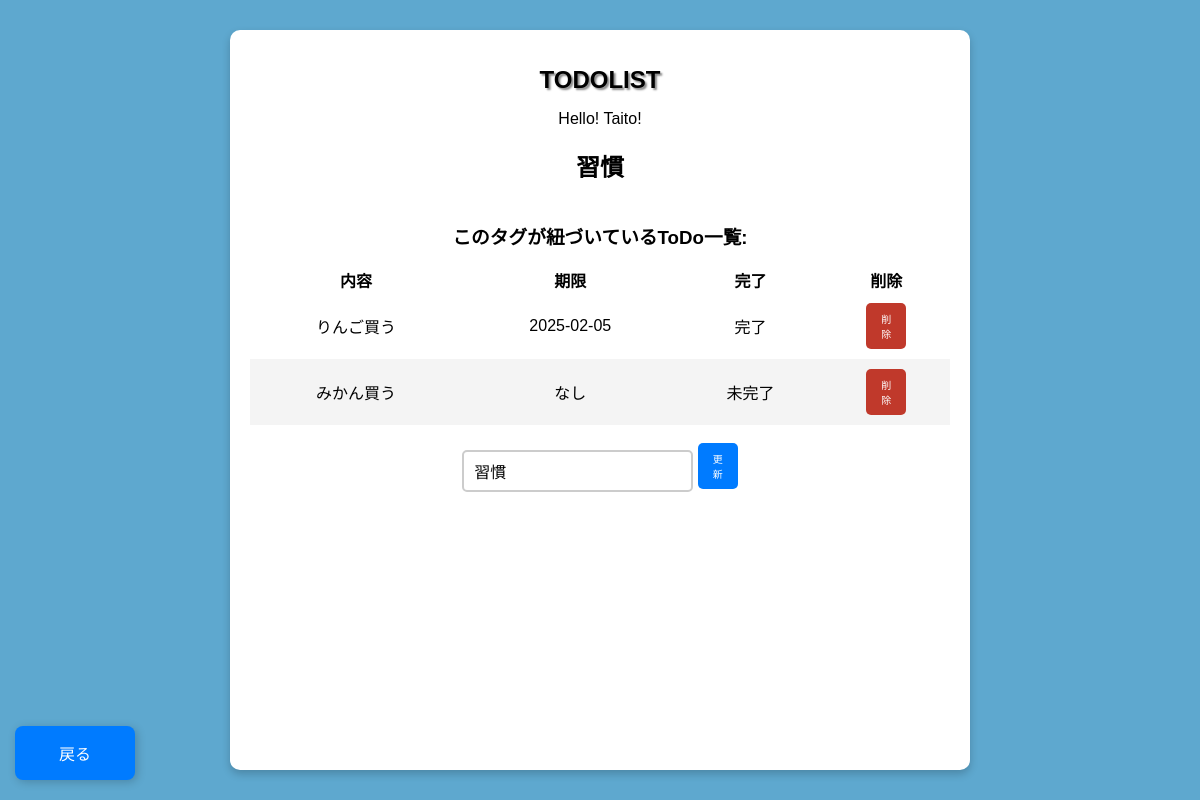
The page /tag/4 on the database as committed earlier.
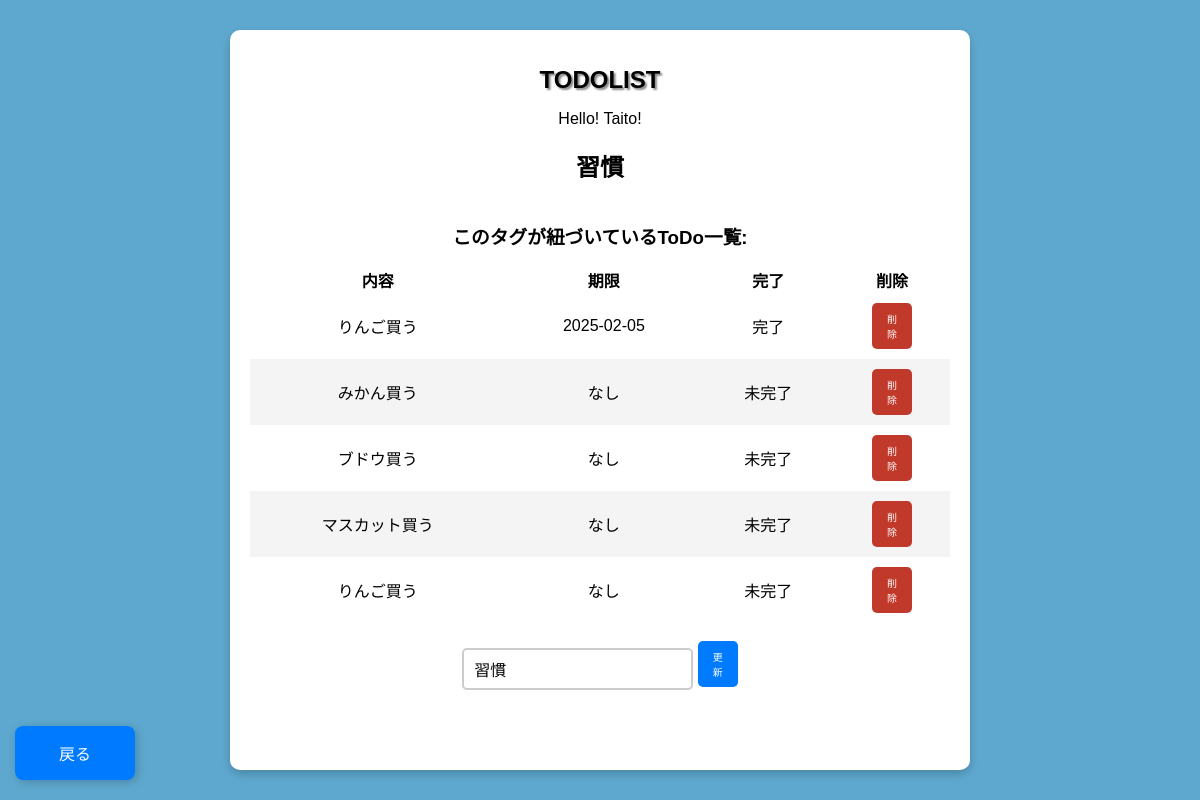
The same page on the database as committed later.
### app/database/table/models.py (models this page shows)
class Tag(Base):
    __tablename__ = 'tag'
    __table_args__ = {
        'comment': 'tagの内容を管理するテーブル'
    }
    id   = Column('tag_id', Integer, primary_key=True, autoincrement=True)
    desc = Column('description', String(200), nullable=False)
    settings = relationship("Set", back_populates="tag", cascade="all, delete-orphan")

class Todo(Base):
    __tablename__ = 'todo'
    __table_args__ = {
        'comment': 'todoの内容を管理するテーブル'
    }
    id   = Column('todo_id', Integer, primary_key=True, autoincrement=True)
    box  = Column('box', String(200), nullable=False)
    date = Column('date', Date, nullable=True)  # 現在時刻をデフォルトに設定
    completed = Column('completed', Boolean, default=False)
    settings = relationship("Set", back_populates="todo", cascade="all, delete-orphan")

### app/routes/tag.py (the view)
@router.get("/tag/{tag_id}")
async def read_tag(request: Request, tag_id: int):
    tag = db.query(Tag).filter(Tag.id == tag_id).first()
    if not tag:
        return JSONResponse(status_code=404, detail="Tagが見つかりません")
    related_todos = (
        db.query(Todo)
        .join(Set, Set.todo_id == Todo.id)
        .filter(Set.tag_id == tag_id)
        .all()
    )
    return templates.TemplateResponse("tag.html", {
        "request": request,
        "name": "Taito!",
        "tag": tag,
        "tag_id": tag_id,
        "related_todos": related_todos  # 紐づくToDoリストを渡す
    })

### app/templates/tag.html (shortened to what this page needs)
{% extends "layout.html" %}
{% block content %}
    <h2>{{ tag.desc }}</h2>
    <h3>このタグが紐づいているToDo一覧:</h3>
    <table style="border-collapse: separate; border-spacing: 0;">
        <thead>
            <tr>
                <th>内容</th>
                <th>期限</th>
                <th>完了</th>
                <th>削除</th>
            </tr>
        </thead>
        <tbody id="todo-list">
            {% for todo in related_todos %}
            <tr>
                <td>
                    <a href="/todo/{{ todo.id }}" style="color: black; text-decoration: none;">
                        {{ todo.box }}
                    </a>
                </td>
                <td>{{ todo.date if todo.date else 'なし' }}</td>
                <td>{{ '完了' if todo.completed else '未完了' }}</td>
                <td>
                    <button onclick="deleteTodo('{{ todo.id }}')" class="remove-btn">
                        削除
                    </button>
                </td>
            </tr>
            {% endfor %}
        </tbody>
    </table>
    <br>
    <form id="tag-updateform" class="tag-updateform" data-tag-id="{{ tag.id }}">
        <input type="text" id="update-tagdesc" class="tag-updateinput" placeholder="Tagを入力" name="tagdesc" required value="{{ tag.desc }}">
        <button type="submit" class="add-button">更新</button>
    </form>
    <a href="/tag" class="back-button">戻る</a>
{% endblock %}

### app/templates/layout.html (shortened to what this page needs)
<!DOCTYPE html>
<html lang="ja">
<head>
    <link rel="stylesheet" href="/app/static/css/styles.css">
</head>
<body>
    <div class="background">
        <h1>TODOLIST</h1>
        <div style="display: flex; flex-direction: column; min-height: 80vh">
            <div>
                Hello! {{ name }}
            </div>
        {%- block content %}{% endblock %}
        </div>
    </div>
</body>
</html>

### app/static/css/styles.css (style rules this page uses)
body { font-family: Arial, sans-serif; background-color: #5ea8cf; display: flex; justify-content: center; align-items: center; height: 100vh; margin: 0; }
.background { background: white; padding: 20px; border-radius: 10px; box-shadow: 0 4px 8px rgba(0, 0, 0, 0.2); text-align: center; width: 700px; }
h1 { font-size: 24px; font-weight: bold; text-shadow: 2px 2px 2px #888; }
input { flex: 1; padding: 10px; border: 2px solid #ccc; border-radius: 5px; font-size: 16px; }
button { background-color: #3498db; color: white; border: none; padding: 10px; cursor: pointer; border-radius: 5px; font-size: 20px; width: 40px; }
.remove-btn { padding: 8px 15px; font-size: 10px; background-color: #c0392b; color: white; border: none; border-radius: 5px; cursor: pointer; transition: background-color 0.3s ease; }
.back-button { text-decoration: none; position: fixed; bottom: 20px; left: 15px; width: 40px; background-color: #007bff; color: white; border: none; padding: 15px 40px; border-radius: 8px; font-size: 16px; cursor: pointer; box-shadow: 2px 2px 10px rgba(0, 0, 0, 0.2); transition: background-color 0.3s ease; display: flex; align-items: center; justify-content: center; }
.add-button { padding: 8px 15px; font-size: 10px; background-color: #007bff; color: white; border: none; border-radius: 5px; cursor: pointer; transition: background-color 0.3s ease; }
table { width: 100%; border-spacing: 0; }
#todo-list tr:nth-child(even) { background-color: #f4f4f4; }
#todo-list tr:nth-child(odd) { background-color: #ffffff; }
#todo-list tr { border-bottom: 1px solid #ccc; }
#todo-list tr:last-child { border-bottom: none; }
td { padding: 10px; }

Rows that differ between the two databases and show on the page:
added Todo: box "ブドウ買う", date "なし", completed "未完了"
added Todo: box "マスカット買う", date "なし", completed "未完了"
added Todo: box "りんご買う", date "なし", completed "未完了"
